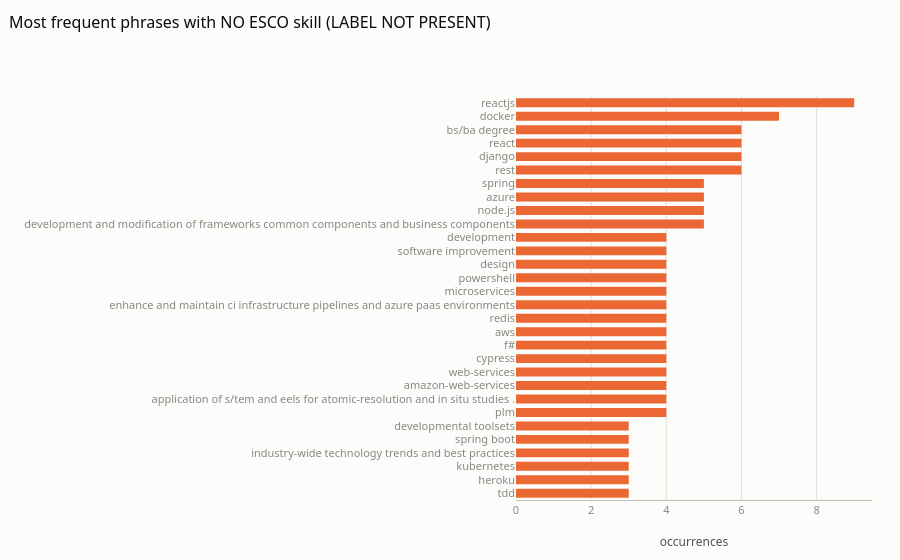

The notebook cell this image was saved under:
### Markdown cell above
## 5. What kind of phrases have no ESCO skill? (the emerging-skills queue)

### Code cell
nil = df[df["status"] == "LABEL NOT PRESENT"]
top_nil = nil["span"].str.lower().value_counts().head(30).rename_axis("phrase").reset_index(name="count")
fig = px.bar(top_nil.iloc[::-1], x="count", y="phrase", orientation="h", title="Most frequent phrases with NO ESCO skill (LABEL NOT PRESENT)")
fig.update_traces(marker_color=viz.PALETTE[1])
fig.update_layout(height=760, yaxis_title="", xaxis_title="occurrences")
viz.save_fig(fig, "eda02_unmapped_terms", "Phrases annotators could not map to ESCO 1.1.0: concrete frameworks, tools and platforms (ReactJS, Docker, Django, Spring, Azure, Node.js…) — exactly the vocabulary a job-matching product must track outside the taxonomy.", height=760)
und = df[df["status"] == "UNDERSPECIFIED"]["span"].str.lower().value_counts().head(15)
print("UNDERSPECIFIED examples:", und.index.tolist())
fig

### Figure 1 — Plotly figure (JSON) as saved in the notebook; plotly's stock layout.template omitted (floating-point values rounded to 4 significant figures)
{"data": [{"hovertemplate": "count=%{x}<br>phrase=%{y}<extra></extra>", "legendgroup": "", "marker": {"color": "#eb6834", "pattern": {"shape": ""}}, "name": "", "orientation": "h", "showlegend": false, "textposition": "auto", "type": "bar", "x": [3, 3, 3, 3, 3, 3, 4, 4, 4, 4, 4, 4, 4, 4, 4, 4, 4, 4, 4, 4, 5, 5, 5, 5, 6, 6, 6, 6, 7, 9], "xaxis": "x", "y": ["tdd", "heroku", "kubernetes", "industry-wide technology trends and best practices", "spring boot", "developmental toolsets", "plm", "application of s/tem and eels for atomic-resolution and in situ studies .", "amazon-web-services", "web-services", "cypress", "f#", "aws", "redis", "enhance and maintain ci infrastructure pipelines and azure paas environments", "microservices", "powershell", "design", "software improvement", "development", "development and modification of frameworks common components and business components", "node.js", "azure", "spring", "rest", "django", "react", "bs/ba degree", "docker", "reactjs"], "yaxis": "y"}], "layout": {"autosize": true, "barmode": "relative", "legend": {"tracegroupgap": 0}, "title": {"text": "Most frequent phrases with NO ESCO skill (LABEL NOT PRESENT)"}, "xaxis": {"anchor": "y", "domain": [0.0, 1.0], "title": {"text": "occurrences"}}, "yaxis": {"anchor": "x", "domain": [0.0, 1.0], "title": {"text": ""}}}}
